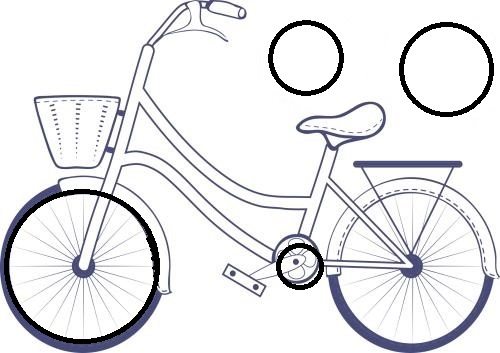
//> input picture learning opencv practice/6_8/1.jpg, 500 x 353 px
$ ./6_8   (built with g++ and OpenCV 4)
//> lines starting //> are read from the running program, lines starting //| are printed output that depends on the picture; after the words box and inside, x2 and y2 are one past the last pixel; in counts of white or black regions, pixels touching at a corner belong together
#include<cv.h>
#include<highgui.h>

using namespace cv;

int main()
{
    Mat img = imread("1.jpg",0);
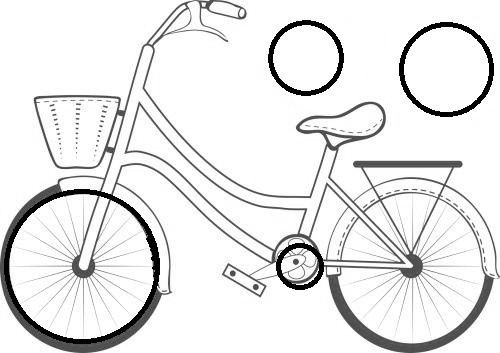
//> img: 353 rows x 500 cols, CV_8UC1; min 0, max 255, mean 231.2
    imshow("src", img);

    Mat edge;
    Canny(img, edge, 50, 200, 3);
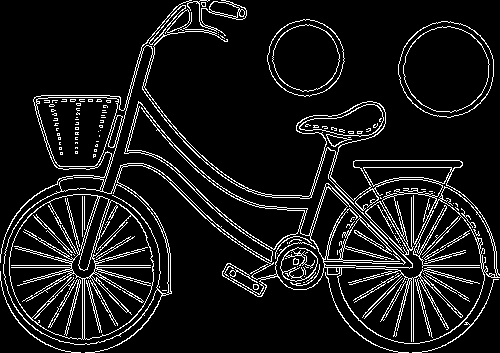
//> edge: 353 rows x 500 cols, CV_8UC1; 9.5% white in thin lines or dots
    imshow("edge",edge);

    vector<Vec2f> lines;
    HoughLines(edge, lines, 1, CV_PI / 180, 120);
//> lines = 45 lines (rho, theta), first 12: [267, 1.57], [265, 1.57], [259, 1.59], [281, 1.54], [249, 1.61], [268, 1.55], [273, 1.55], [-105, 2.36], [253, 1.61], [148, 0.26], [163, 0.3], [263, 1.61]


    Mat dst1 = img.clone();

    for (size_t i = 0; i < lines.size(); i++)
    {
        float rho = lines[i][0];
        float theta = lines[i][1];//提取出距离和角度
        float a = cos(theta);
        float b = sin(theta);
        line(dst1, Point(cvRound(a*rho + 1000 * b), cvRound(b*rho - 1000 * a)), Point(cvRound(a*rho - 1000 * b), cvRound(b*rho + 1000 * a)), Scalar(0, 0, 255), 2); //1000这个参数控制了所绘制的直线的长度，该值越小，所绘制的直线长度越短
    }
//> this loop made 45 passes
//> (rho, theta, a, b) on passes 1 to 12: (267, 1.57, -4.37e-08, 1), (265, 1.57, -4.37e-08, 1), (259, 1.59, -0.0175, 1), (281, 1.54, 0.0349, 0.999), (249, 1.61, -0.0349, 0.999), (268, 1.55, 0.0175, 1), (273, 1.55, 0.0175, 1), (-105, 2.36, -0.707, 0.707), (253, 1.61, -0.0349, 0.999), (148, 0.262, 0.966, 0.259), (163, 0.297, 0.956, 0.292), (263, 1.61, -0.0349, 0.999)
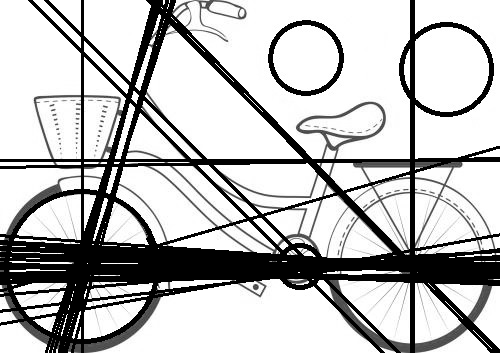
//> dst1: 353 rows x 500 cols, CV_8UC1; 19.29% of pixels changed, all inside (x1, y1, x2, y2) = (0, 0, 500, 353)
    imshow("dst", dst1);

    vector<Vec4i> lines1;
    HoughLinesP(edge, lines1, 1, CV_PI / 180, 30 ,30,5);
//> lines1 = 131 lines (x1, y1, x2, y2), first 8: [422, 267, 486, 267], [423, 265, 483, 265], [95, 263, 142, 250], [2, 290, 59, 273], [24, 267, 71, 267], [391, 254, 433, 246], [143, 90, 154, 54], [413, 343, 413, 278]
    //dst:边缘检测的输出图像. 它应该是个灰度图,作为我们的输入图像
    //１：参数极径 r 以像素值为单位的分辨率. 我们使用 1 像素.
    //CV_PI/180:参数极角 \theta 以弧度为单位的分辨率. 我们使用 1度 (即CV_PI/180)
    //50:要”检测” 一条直线所需最少的的曲线交点
    //50:能组成一条直线的最少点的数量. 点数量不足的直线将被抛弃.
    //10:线段上最近两点之间的阈值,也就是能被认为在一条直线上的亮点的最大距离.


    Mat dst2 = img.clone();
    for (size_t j = 0; j < lines1.size(); j++)
    {
        Vec4i  L = lines1[j];
        line(dst2,Point(L[0],L[1]),Point(L[2],L[3]),Scalar(0,255,0),2);

    }
//> this loop made 131 passes
//> L on passes 1 to 12: [422, 267, 486, 267], [423, 265, 483, 265], [95, 263, 142, 250], [2, 290, 59, 273], [24, 267, 71, 267], [391, 254, 433, 246], [143, 90, 154, 54], [413, 343, 413, 278], [23, 205, 79, 263], [270, 261, 317, 247], [226, 220, 275, 255], [74, 295, 108, 272]
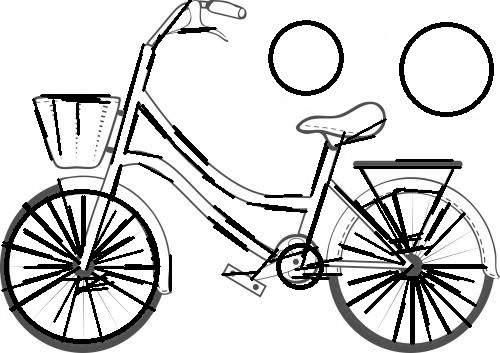
//> dst2: 353 rows x 500 cols, CV_8UC1; 10.26% of pixels changed, all inside (x1, y1, x2, y2) = (1, 0, 488, 345)
    imshow("dst1", dst2);

    /*
    image为输入图像，要求是灰度图像
    circles为输出圆向量，每个向量包括三个浮点型的元素——圆心横坐标，圆心纵坐标和圆半径
    method为使用霍夫变换圆检测的算法，Opencv2.4.9只实现了2-1霍夫变换，它的参数是CV_HOUGH_GRADIENT
    dp为第一阶段所使用的霍夫空间的分辨率，dp=1时表示霍夫空间与输入图像空间的大小一致，dp=2时霍夫空间是输入图像空间的一半，以此类推
    minDist为圆心之间的最小距离，如果检测到的两个圆心之间距离小于该值，则认为它们是同一个圆心

    第六个参数，double类型的param1，有默认值100。它是第三个参数method设置的检测方法的对应的参数。
            对当前唯一的方法霍夫梯度法CV_HOUGH_GRADIENT，它表示传递给canny边缘检测算子的高阈值，
            而低阈值为高阈值的一半。
    第七个参数，double类型的param2，也有默认值100。它是第三个参数method设置的检测方法的对应的参数。
            对当前唯一的方法霍夫梯度法CV_HOUGH_GRADIENT，它表示在检测阶段圆心的累加器阈值。
            它越小的话，就可以检测到更多根本不存在的圆，而它越大的话，能通过检测的圆就更加接近完美的圆形了。
    第八个参数，int类型的minRadius, 有默认值0，表示圆半径的最小值。
    第九个参数，int类型的maxRadius, 也有默认值0，表示圆半径的最大值。需要注意的是，使用此函数可以很容易地检测出圆的圆心，但是它可能找不到合适的圆半径

    */
    vector<Vec3f> circel;
    HoughCircles(edge, circel, CV_HOUGH_GRADIENT, 1, 20, 100, 80, 0, 0);
//> circel = 3 circles (x, y, radius): [80.5, 270.5, 81.3], [412.5, 269.5, 72.6], [305.5, 56.5, 37.8]
    Mat dst3 = img.clone();
    for (size_t i = 0; i < circel.size(); i++)
    {
        Vec3f C = circel[i];
        circle(dst3,Point(C[0],C[1]),C[2],Scalar(0,255,0),3);
    }
//> this loop made 3 passes
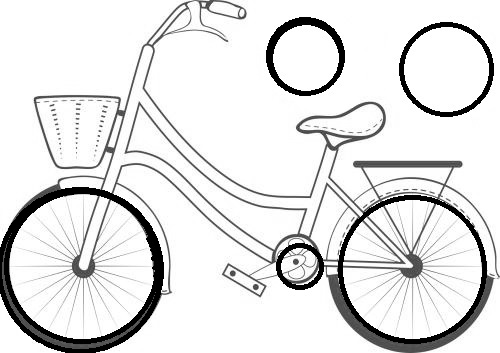
//> dst3: 353 rows x 500 cols, CV_8UC1; 2.92% of pixels changed, all inside (x1, y1, x2, y2) = (0, 17, 487, 353)
    imshow("dst2", dst3);

    waitKey();
    return 0;
}
